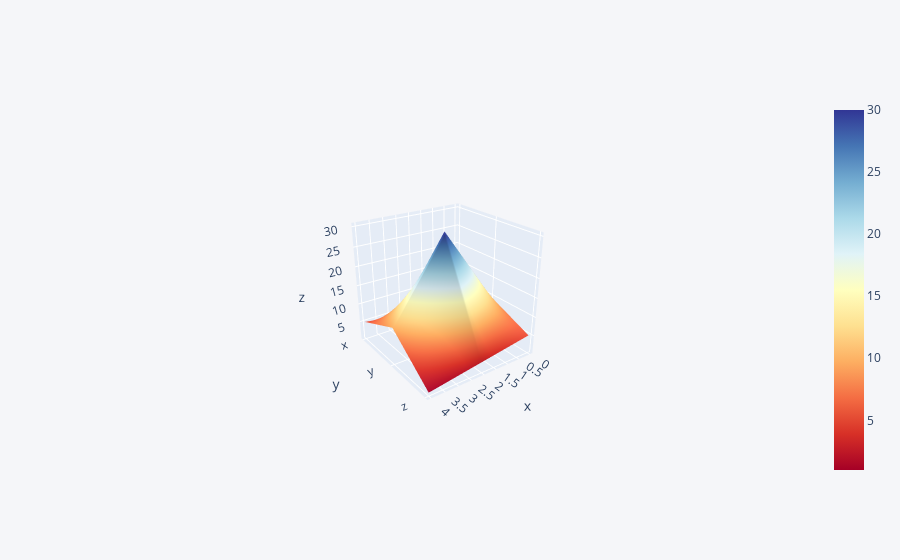

Source (notebook cell):
### Code cell
df3 = pd.DataFrame({'x':[1,2,3,4,5],'y':[10,20,30,20,10],'z':[5,4,3,2,1]})
df3.iplot(kind='surface',colorscale='rdylbu')

### Figure 1 — Plotly figure (JSON) as saved in the notebook; plotly's stock layout.template omitted (floating-point values rounded to 4 significant figures)
{"data": [{"colorscale": [[0, "rgb(165,0,38)"], [0.1, "rgb(215,48,39)"], [0.2, "rgb(244,109,67)"], [0.3, "rgb(253,174,97)"], [0.4, "rgb(254,224,144)"], [0.5, "rgb(255,255,191)"], [0.6, "rgb(224,243,248)"], [0.7, "rgb(171,217,233)"], [0.8, "rgb(116,173,209)"], [0.9, "rgb(69,117,180)"], [1, "rgb(49,54,149)"]], "type": "surface", "x": [0, 1, 2, 3, 4], "y": ["x", "y", "z"], "z": [[1, 2, 3, 4, 5], [10, 20, 30, 20, 10], [5, 4, 3, 2, 1]]}], "layout": {"autosize": true, "legend": {"bgcolor": "#F5F6F9", "font": {"color": "#4D5663"}}, "paper_bgcolor": "#F5F6F9", "plot_bgcolor": "#F5F6F9", "scene": {"aspectmode": "auto", "aspectratio": {"x": 1, "y": 1, "z": 1}, "camera": {"center": {"x": 0, "y": 0, "z": 0}, "eye": {"x": 1.869, "y": 2.608, "z": 1.494}, "projection": {"type": "perspective"}, "up": {"x": 0, "y": 0, "z": 1}}}, "title": {"font": {"color": "#4D5663"}}, "xaxis": {"gridcolor": "#E1E5ED", "showgrid": true, "tickfont": {"color": "#4D5663"}, "title": {"font": {"color": "#4D5663"}, "text": ""}, "zerolinecolor": "#E1E5ED"}, "yaxis": {"gridcolor": "#E1E5ED", "showgrid": true, "tickfont": {"color": "#4D5663"}, "title": {"font": {"color": "#4D5663"}, "text": ""}, "zerolinecolor": "#E1E5ED"}}}
